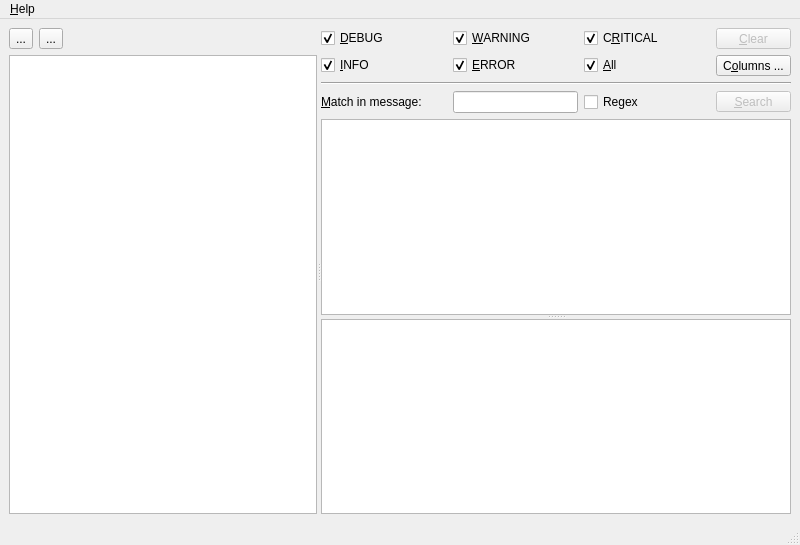
<?xml version="1.0" encoding="UTF-8"?>
<ui version="4.0">
 <class>MainWindow</class>
 <widget class="QMainWindow" name="MainWindow">
  <property name="geometry">
   <rect>
    <x>0</x>
    <y>0</y>
    <width>800</width>
    <height>545</height>
   </rect>
  </property>
  <property name="windowTitle">
   <string>Python Log Viewer</string>
  </property>
  <widget class="QWidget" name="centralwidget">
   <layout class="QVBoxLayout" name="verticalLayout_3">
    <item>
     <widget class="QSplitter" name="cSplit">
      <property name="orientation">
       <enum>Qt::Horizontal</enum>
      </property>
      <widget class="QWidget" name="layoutWidget">
       <layout class="QVBoxLayout" name="verticalLayout" stretch="0,1">
        <property name="margin">
         <number>0</number>
        </property>
        <item>
         <widget class="QWidget" name="tbtree" native="true">
          <layout class="QHBoxLayout" name="horizontalLayout">
           <property name="margin">
            <number>0</number>
           </property>
           <item>
            <widget class="QToolButton" name="toolButton">
             <property name="text">
              <string>...</string>
             </property>
            </widget>
           </item>
           <item>
            <widget class="QToolButton" name="toolButton_2">
             <property name="text">
              <string>...</string>
             </property>
            </widget>
           </item>
           <item>
            <spacer name="horizontalSpacer">
             <property name="orientation">
              <enum>Qt::Horizontal</enum>
             </property>
             <property name="sizeHint" stdset="0">
              <size>
               <width>40</width>
               <height>20</height>
              </size>
             </property>
            </spacer>
           </item>
          </layout>
         </widget>
        </item>
        <item>
         <widget class="LoggerTree" name="tree"/>
        </item>
       </layout>
      </widget>
      <widget class="QSplitter" name="mSplit">
       <property name="orientation">
        <enum>Qt::Vertical</enum>
       </property>
       <widget class="QWidget" name="layoutWidget">
        <layout class="QVBoxLayout" name="verticalLayout_2" stretch="0,1">
         <property name="margin">
          <number>0</number>
         </property>
         <item>
          <widget class="QWidget" name="tbmaster" native="true">
           <property name="enabled">
            <bool>true</bool>
           </property>
           <layout class="QGridLayout" name="gridLayout">
            <property name="margin">
             <number>0</number>
            </property>
            <item row="0" column="0">
             <widget class="QCheckBox" name="wantDebug">
              <property name="text">
               <string>&amp;DEBUG</string>
              </property>
              <property name="checked">
               <bool>true</bool>
              </property>
             </widget>
            </item>
            <item row="1" column="0">
             <widget class="QCheckBox" name="wantInfo">
              <property name="text">
               <string>&amp;INFO</string>
              </property>
              <property name="checked">
               <bool>true</bool>
              </property>
             </widget>
            </item>
            <item row="0" column="3">
             <widget class="QToolButton" name="clearAll">
              <property name="enabled">
               <bool>false</bool>
              </property>
              <property name="sizePolicy">
               <sizepolicy hsizetype="Preferred" vsizetype="Fixed">
                <horstretch>0</horstretch>
                <verstretch>0</verstretch>
               </sizepolicy>
              </property>
              <property name="toolTip">
               <string>Clear all records</string>
              </property>
              <property name="text">
               <string>&amp;Clear</string>
              </property>
             </widget>
            </item>
            <item row="1" column="3">
             <widget class="QToolButton" name="colprefs">
              <property name="text">
               <string>C&amp;olumns ...</string>
              </property>
             </widget>
            </item>
            <item row="0" column="2">
             <widget class="QCheckBox" name="wantCritical">
              <property name="text">
               <string>C&amp;RITICAL</string>
              </property>
              <property name="checked">
               <bool>true</bool>
              </property>
             </widget>
            </item>
            <item row="1" column="2">
             <widget class="QCheckBox" name="wantAll">
              <property name="text">
               <string>&amp;All</string>
              </property>
              <property name="checked">
               <bool>true</bool>
              </property>
             </widget>
            </item>
            <item row="1" column="1">
             <widget class="QCheckBox" name="wantError">
              <property name="text">
               <string>&amp;ERROR</string>
              </property>
              <property name="checked">
               <bool>true</bool>
              </property>
             </widget>
            </item>
            <item row="0" column="1">
             <widget class="QCheckBox" name="wantWarning">
              <property name="text">
               <string>&amp;WARNING</string>
              </property>
              <property name="checked">
               <bool>true</bool>
              </property>
             </widget>
            </item>
            <item row="4" column="3">
             <widget class="QToolButton" name="search">
              <property name="enabled">
               <bool>false</bool>
              </property>
              <property name="sizePolicy">
               <sizepolicy hsizetype="Preferred" vsizetype="Fixed">
                <horstretch>0</horstretch>
                <verstretch>0</verstretch>
               </sizepolicy>
              </property>
              <property name="text">
               <string>&amp;Search</string>
              </property>
             </widget>
            </item>
            <item row="4" column="1">
             <widget class="QLineEdit" name="match">
              <property name="sizePolicy">
               <sizepolicy hsizetype="Preferred" vsizetype="Fixed">
                <horstretch>0</horstretch>
                <verstretch>0</verstretch>
               </sizepolicy>
              </property>
             </widget>
            </item>
            <item row="4" column="0">
             <widget class="QLabel" name="matchlabel">
              <property name="text">
               <string>&amp;Match in message:</string>
              </property>
              <property name="buddy">
               <cstring>match</cstring>
              </property>
             </widget>
            </item>
            <item row="4" column="2">
             <widget class="QCheckBox" name="useRegexp">
              <property name="text">
               <string>Regex</string>
              </property>
             </widget>
            </item>
            <item row="3" column="0" colspan="4">
             <widget class="Line" name="line">
              <property name="orientation">
               <enum>Qt::Horizontal</enum>
              </property>
             </widget>
            </item>
           </layout>
          </widget>
         </item>
         <item>
          <widget class="MasterTable" name="master">
           <property name="contextMenuPolicy">
            <enum>Qt::DefaultContextMenu</enum>
           </property>
           <property name="selectionBehavior">
            <enum>QAbstractItemView::SelectRows</enum>
           </property>
          </widget>
         </item>
        </layout>
       </widget>
       <widget class="DetailTable" name="detail">
        <property name="selectionMode">
         <enum>QAbstractItemView::NoSelection</enum>
        </property>
       </widget>
      </widget>
     </widget>
    </item>
   </layout>
  </widget>
  <widget class="QMenuBar" name="menubar">
   <property name="geometry">
    <rect>
     <x>0</x>
     <y>0</y>
     <width>800</width>
     <height>25</height>
    </rect>
   </property>
   <widget class="QMenu" name="menu_Help">
    <property name="title">
     <string>&amp;Help</string>
    </property>
    <addaction name="action_About"/>
   </widget>
   <addaction name="menu_Help"/>
  </widget>
  <widget class="QStatusBar" name="statusbar"/>
  <action name="action_About">
   <property name="text">
    <string>&amp;About</string>
   </property>
  </action>
 </widget>
 <customwidgets>
  <customwidget>
   <class>MasterTable</class>
   <extends>QTableView</extends>
   <header>tables.h</header>
  </customwidget>
  <customwidget>
   <class>DetailTable</class>
   <extends>QTableView</extends>
   <header>tables.h</header>
  </customwidget>
  <customwidget>
   <class>LoggerTree</class>
   <extends>QTreeView</extends>
   <header>tables.h</header>
  </customwidget>
 </customwidgets>
 <tabstops>
  <tabstop>toolButton</tabstop>
  <tabstop>toolButton_2</tabstop>
  <tabstop>tree</tabstop>
  <tabstop>wantDebug</tabstop>
  <tabstop>wantWarning</tabstop>
  <tabstop>wantCritical</tabstop>
  <tabstop>wantInfo</tabstop>
  <tabstop>wantError</tabstop>
  <tabstop>wantAll</tabstop>
  <tabstop>clearAll</tabstop>
  <tabstop>colprefs</tabstop>
  <tabstop>match</tabstop>
  <tabstop>useRegexp</tabstop>
  <tabstop>search</tabstop>
  <tabstop>master</tabstop>
  <tabstop>detail</tabstop>
 </tabstops>
 <resources/>
 <connections/>
</ui>
